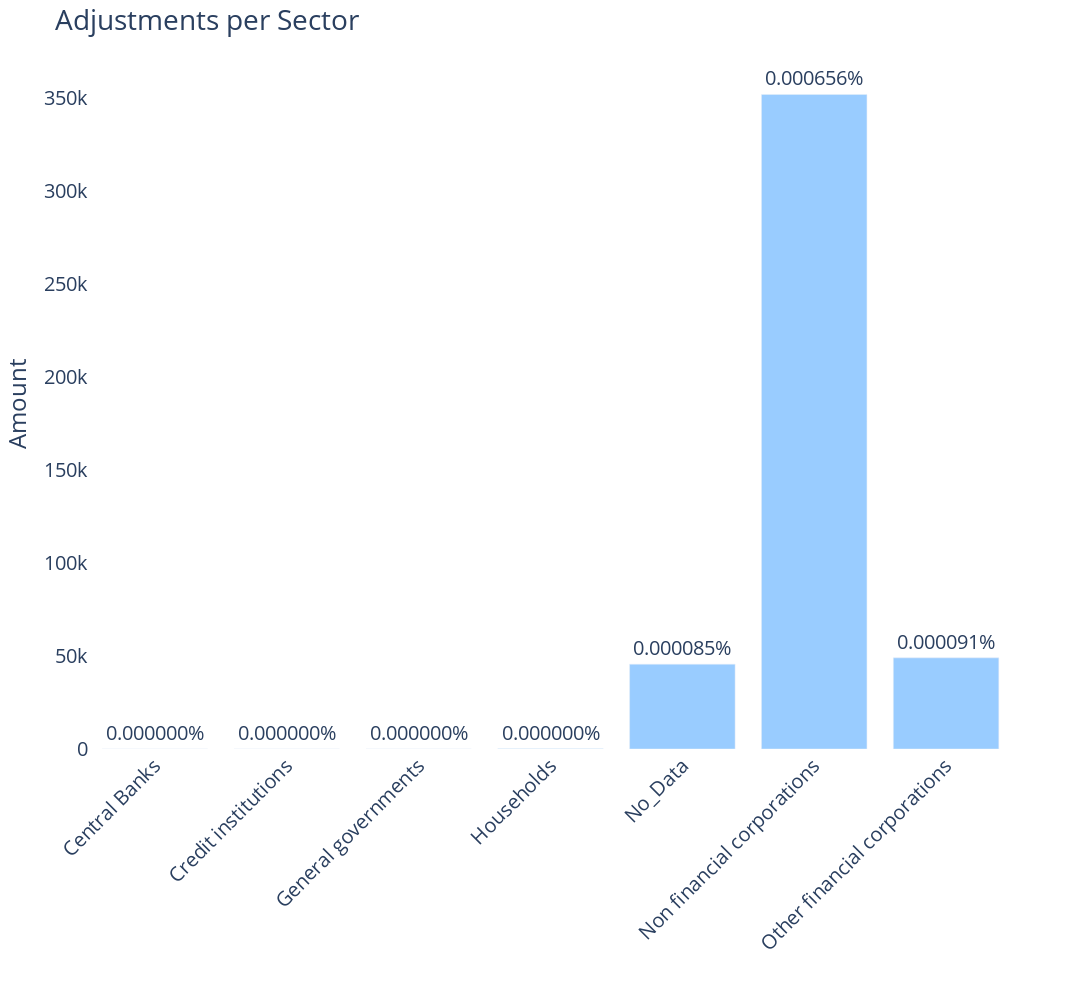

The notebook cell saved with this chart:
### Code cell
# Group the data by 'Sector_Name' and sum the 'Amount' column
#df_answ_Q2_Adj = df_Q1[df_Q1['GL_Account_Name'] == 'Off-balance-sheet items'].groupby('Sector_Name')[['Amount']].sum().abs()
total = grouped_Q2['Amount'].sum()
df_answ_Q2_Adj['Percentage of Total'] = (df_answ_Q2_Adj['Amount'] / total) * 100

# Create the bar chart
fig_Q3 = px.bar(df_answ_Q2_Adj, x='Sector_Name', y='Amount', color_continuous_scale='Blues', width=2000, height=1000) 


fig_Q3.update_traces(text = df_answ_Q2_Adj['Percentage of Total'].apply(lambda x: '{:.6f}%'.format(x)), hoverinfo='text',textposition='outside', marker=dict(color="#99CCFF") )#,


# Set the title and remove the x-axis label
fig_Q3.update_layout(title_text="Adjustments per Sector", xaxis_title="", font=dict(size=20), xaxis_tickangle=-45, paper_bgcolor='white', plot_bgcolor = 'white') 

# Show the plot
fig_Q3.show()

### Figure 1 — Plotly figure (JSON) as saved in the notebook; plotly's stock layout.template omitted (floating-point values rounded to 4 significant figures)
{"data": [{"alignmentgroup": "True", "hoverinfo": "text", "hovertemplate": "Sector_Name=%{x}<br>Amount=%{y}<extra></extra>", "legendgroup": "", "marker": {"color": "#99CCFF", "pattern": {"shape": ""}}, "name": "", "offsetgroup": "", "orientation": "v", "showlegend": false, "text": ["0.000000%", "0.000000%", "0.000000%", "0.000000%", "0.000085%", "0.000656%", "0.000091%"], "textposition": "outside", "type": "bar", "x": ["Central Banks", "Credit institutions", "General governments", "Households", "No_Data", "Non financial corporations", "Other financial corporations"], "xaxis": "x", "y": [0, 0, 0, 82.54, 45600.0, 351900.0, 48990.0], "yaxis": "y"}], "layout": {"barmode": "relative", "font": {"size": 20}, "height": 1000, "legend": {"tracegroupgap": 0}, "margin": {"t": 60}, "paper_bgcolor": "white", "plot_bgcolor": "white", "title": {"text": "Adjustments per Sector"}, "width": 2000, "xaxis": {"anchor": "y", "domain": [0, 1], "tickangle": -45, "title": {"text": ""}}, "yaxis": {"anchor": "x", "domain": [0, 1], "title": {"text": "Amount"}}}}
